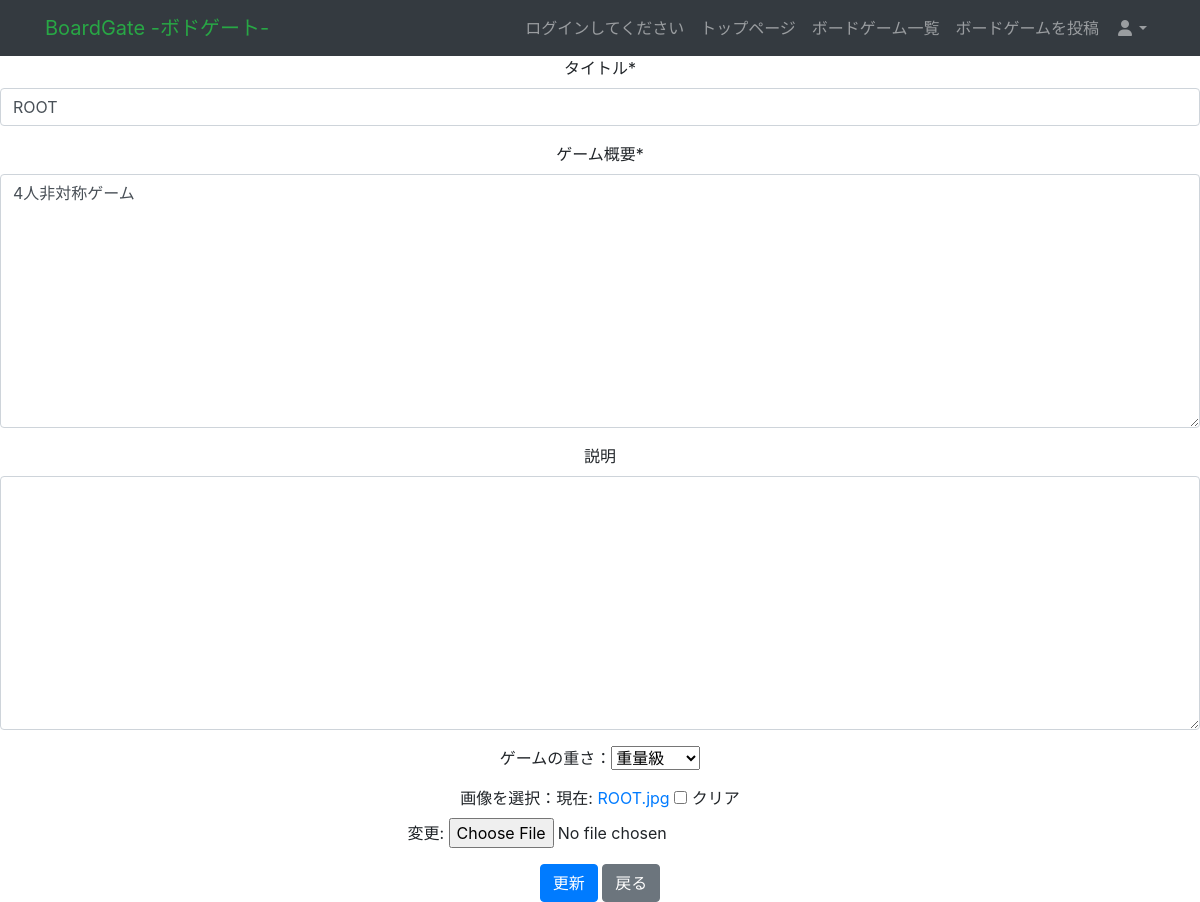
Page /update/3 on the committed database.
### bgame/models.py (models this page shows, shortened)
class Bgame(models.Model):
    title = models.CharField(verbose_name="タイトル", max_length=50)
    content = models.TextField(verbose_name="ゲーム概要")
    descrption = models.TextField(verbose_name="説明", blank=True, default="")
    weight = models.CharField(verbose_name="重さ", max_length=50, choices=WEIGHT, null=True, blank=True)
    want_play = models.ManyToManyField(User, through="WantPlay", through_fields=("bgame", "user"), related_name="wantplays")
    interest = models.ManyToManyField(User, through="Interest", through_fields=("bgame", "user"), related_name="interests")
    image = models.ImageField(verbose_name="画像", blank=True, null=True, default=None)
    min_play = models.IntegerField(verbose_name="最低プレイ人数", default=2)
    class Meta:
        verbose_name = "ボードゲーム"
        verbose_name_plural = "ボードゲーム"

### bgame/views.py (the view, shortened to what this page needs)
# urls.py: path('update/<int:pk>', UpdateView.as_view(), name='update'),
class UpdateView(UpdateView):
    template_name = 'bgame/update.html'
    model = Bgame
    fields = ('title', 'content', 'descrption', 'weight', 'image')
    success_url = reverse_lazy("bgame:list")

### templates/bgame/update.html
{% extends 'base.html' %}
{% load crispy_forms_tags %}
{% block content %}
<div class="text-center">
    <form method="post" enctype="multipart/form-data">{% csrf_token %}
        {{ form.title|as_crispy_field }}
        {{ form.content|as_crispy_field }}
        {{ form.descrption|as_crispy_field }}
        ゲームの重さ：{{ form.weight }}
        <p class="mt-3">画像を選択：{{ form.image }}</p>
        <button class="btn btn-primary" type="submit">更新</button>
        <a class="btn btn-secondary" href="{% url 'bgame:detail' object.pk %}">戻る</a>
    </form>
</div>
{% endblock content %}

### assets/css/small-business.css (style rules this page uses)
body { padding-top: 56px; }

### rows in the picture
Bgame: title "ROOT", content "4人非対称ゲーム", weight "重量級"
